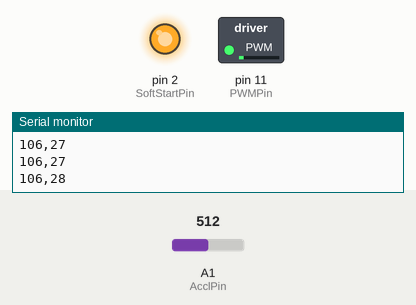
A sketch run on a simulated Arduino Uno, built with avr-gcc and run on an emulated ATmega328P. Shown: switched loads named in the sketch (green lamp = pin HIGH), output pins drawn as LEDs (lit = HIGH), the last lines printed to the serial monitor. The test bench sets the inputs (shaded band); at power-on: A1 (AcclPin) = 512.

Above: at 1.44 s.
1.5 s: A1 (AcclPin) set to 306
4.5 s: A1 (AcclPin) set to 511
At 7.34 s:
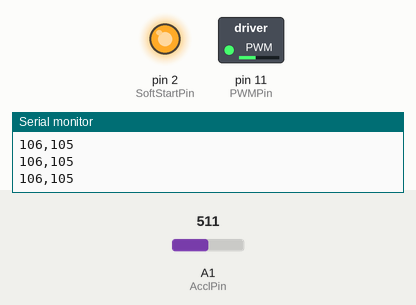
7.5 s: A1 (AcclPin) set to 716
At 9.5 s:
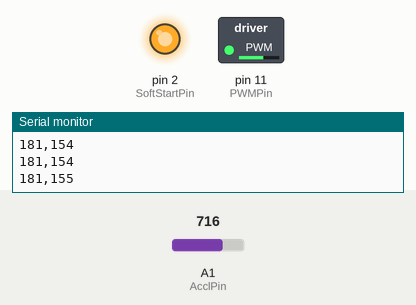
10.5 s: A1 (AcclPin) set to 900
At 14.2 s:
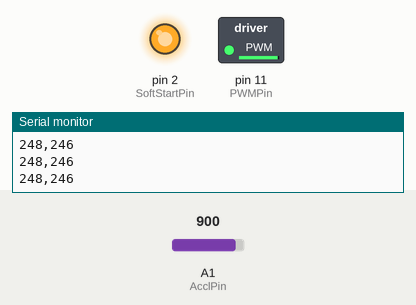
Timing chart, 0 to 14.5 s (numbered marks = the images above; inputs shaded):
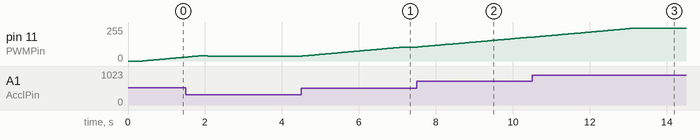

The sketch:

Smooth_Ramping_Code.ino
```cpp
// VARIABLE INITIALIZATION
//------------------------------------------------------------------------------------------------------------------------------------------------------------------------------------
const int AcclPin = A1;                            // Accelerator potentiometer on pin A1
const int PWMPin = 11;                             // Motor PWM output on PWM pin 11 (Associated with TCCR2B timer)

const int minAcclSig = 200;                          // Minimum accelerator signal, starting from 0 for full range utilization
const int maxAcclSig = 900;                       // Maximum accelerator signal, utilizing full range of the potentiometer

const int rampUpTime = 10000;                      // Time (in milliseconds) for full ramp up from 0 to max speed
const float rampUpStep = 255.0 / rampUpTime;       // How much to ramp up PWM value per millisecond

const int rampDownTime = 5000;                     // Time (in milliseconds) for full ramp down from max speed to 0
const float rampDownStep = 255.0 / rampDownTime;   // How much to ramp down PWM value per millisecond

const float filterConst = 0.05;                    // Filter constant for input smoothing

const int minMotorPWM = 0;                         // Minimum motor PWM output, for lowest power/speed
const int maxMotorPWM = 253;                       // Maximum motor PWM output, for highest power/speed

const int SoftStartPin = 2;                        // SoftStartPin is a digital output on pin 2
const int softStartDelay = 200;                    // Delay in milliseconds between Arduino startup and soft start disable

// SETUP
//-------------------------------------------------------------------------------------------------------------------------------------------------------------------------------------------
void setup() {
  TCCR2B = TCCR2B & 0b11111000 | 0x01; // Set PWM frequency for pins 3 and 11 to 31372.55Hz for smoother motor control
  Serial.begin(9600);
  pinMode(AcclPin, INPUT);
  pinMode(PWMPin, OUTPUT);
  pinMode(SoftStartPin, OUTPUT);
  delay(softStartDelay);
  digitalWrite(SoftStartPin, HIGH); // Engage soft start
}

// MAIN LOOP
//---------------------------------------------------------------------------------------------------------------------------------------------------
void loop() {
  int acclSig = readAccl(); // Read and process the accelerator signal
  boolean acclApplied = acclSig > 0; // Check if accelerator is applied
  int motorPWM = rampMotorPWM(acclSig, acclApplied); // Smoothly ramp PWM based on accelerator signal
  motorCtrl(motorPWM); // Control the motor with the ramped PWM signal
  Serial.println(String(acclSig) + "," + String(motorPWM)); // Debugging output
  delay(10); // Short delay for stability and serial output readability
}

// FUNCTIONS
//---------------------------------------------------------------------------------------------------------------------------------------------------
int readAccl() {
  static int filterAcclSig;
  int rawAcclSig = analogRead(AcclPin);
  filterAcclSig += (rawAcclSig - filterAcclSig) * filterConst; // Apply simple low-pass filter for noise reduction
  int mappedAcclSig = map(filterAcclSig, minAcclSig, maxAcclSig, 0, 255); // Map signal from full range to PWM range
  return mappedAcclSig;
}

int rampMotorPWM(int acclSig, boolean acclApplied) {
  static float currentPWM = 0;
  static unsigned long prevUpdateTime = millis();
  unsigned long currentTime = millis();
  unsigned long timeDiff = currentTime - prevUpdateTime;
  prevUpdateTime = currentTime;

  float targetPWM = acclSig;  // already 0–255
 // Direct mapping for linear response
  float maxChangeUp = rampUpStep * timeDiff;
  float maxChangeDown = rampDownStep * timeDiff;

  // Smoothly adjust currentPWM towards targetPWM within ramp constraints
  if (currentPWM < targetPWM) {
    currentPWM += min(maxChangeUp, targetPWM - currentPWM);
  } else if (currentPWM > targetPWM) {
    currentPWM -= min(maxChangeDown, currentPWM - targetPWM);
  }

  currentPWM = constrain(currentPWM, 0, 255); // Ensure PWM stays within bounds
  return map(static_cast<int>(currentPWM), 0, 255, minMotorPWM, maxMotorPWM); // Scale to motor's range
}

void motorCtrl(int motorPWM) {
  analogWrite(PWMPin, motorPWM); // Write the PWM signal to the motor control pin
}
```

Measured:
- after the input at 4.5 s, pin 11 (PWMPin): moves from 37/255 to 105/255 over 2.6 s, starting at once
- after the input at 7.5 s, pin 11 (PWMPin): moves from 105/255 to 179/255 over 2.9 s, starting at once
- after the input at 10.5 s, pin 11 (PWMPin): moves from 179/255 to 246/255 over 2.6 s, starting at once
- by itself, pin 11 (PWMPin): rises from 29/255 to 41/255 in 0.43 s, then falls to 37/255 in 0.13 s
